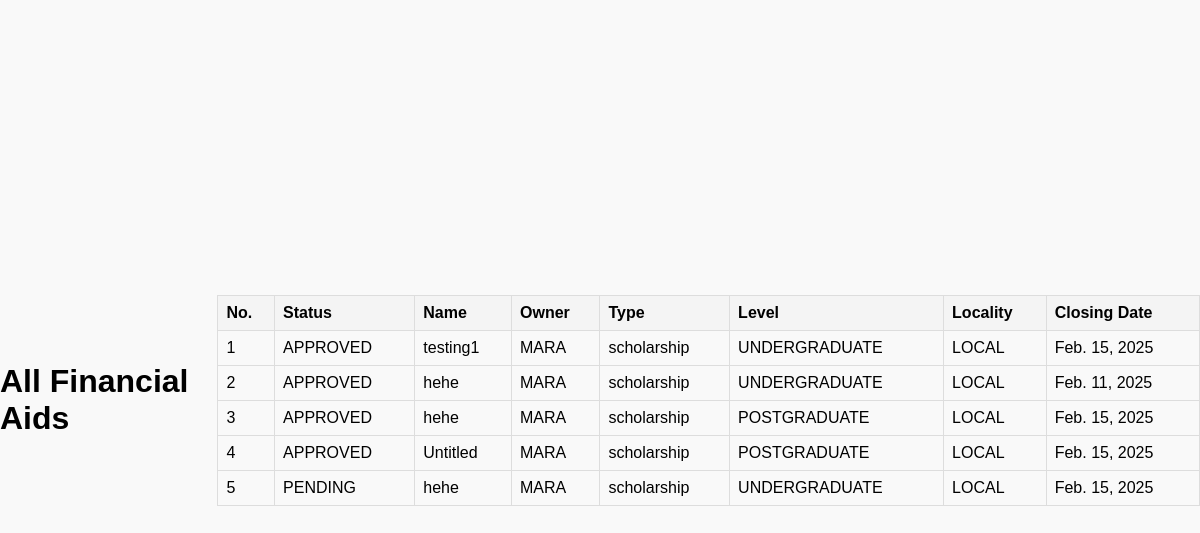
The app's page /programs/allaid/, older data.
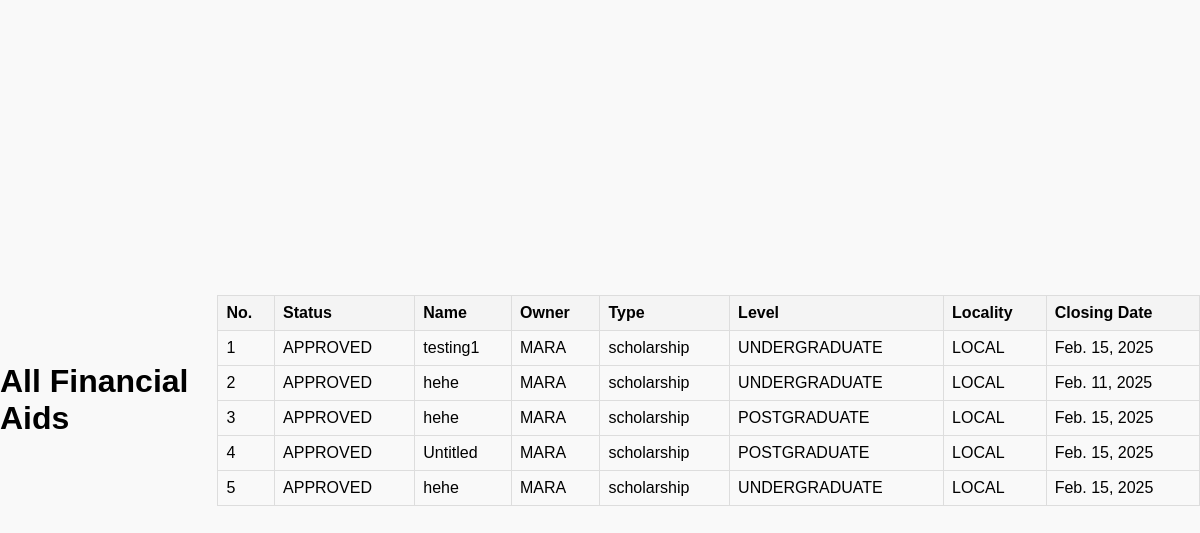
The same page, newer data.
### programs/models.py (models this page shows, shortened)
class AidProgram(models.Model):
    STATUS_CHOICES = [
        ('OPEN', 'Open'),
        ('CLOSE', 'Close'),
    ]
    LOCALITY_CHOICES = [
        ('LOCAL', 'Local'),
        ('INTERNATIONAL', 'International'),
    ]
    LEVEL_CHOICES = [
        ('UNDERGRADUATE', 'Undergraduate'),
        ('POSTGRADUATE', 'Postgraduate'),
    ]
    APPROVAL_CHOICES = [
        ('PENDING', 'Pending'),
        ('APPROVED', 'Approved'),
        ('REJECTED', 'Rejected'),
    ]
    name = models.CharField(max_length=255)
    owner = models.CharField(max_length=255)
    aid_type = models.CharField(max_length=100)
    level = models.CharField(max_length=20, choices=LEVEL_CHOICES)
    locality = models.CharField(max_length=20, choices=LOCALITY_CHOICES)
    status = models.CharField(max_length=10, choices=STATUS_CHOICES, default='OPEN')
    eligibility = models.TextField(blank=True, null=True)
    closing_date = models.DateField()
    required_documents = models.TextField(blank=True, null=True)
    total_funds = models.DecimalField(max_digits=12, decimal_places=2, null=True, blank=True)
    proposed_by = models.ForeignKey(settings.AUTH_USER_MODEL, on_delete=models.CASCADE, null=True, blank=True)
    approval_status = models.CharField(max_length=10, choices=APPROVAL_CHOICES, default='PENDING')

### programs/views.py (the view)
# urls.py: path('allaid/', all_aid_list, name='all_aid_list'),
def all_aid_list(request):
    aids = AidProgram.objects.all()
    return render(request, 'all_aids.html', {'all_aids': aids})

### programs/templates/all_aids.html (shortened to what this page needs)
{% extends 'base.html' %}
{% block content %}
<!DOCTYPE html>
<html lang="en">
<head>
</head>
<body>
    <h1>All Financial Aids</h1>
    <table>
        <thead>
            <tr>
                <th>No.</th>
                <th>Status</th>
                <th>Name</th>
                <th>Owner</th>
                <th>Type</th>
                <th>Level</th>
                <th>Locality</th>
                <th>Closing Date</th>
            </tr>
        </thead>
        <tbody>
            {% for aid in all_aids %}
            <tr>
                <td>{{ forloop.counter }}</td>
                <td>{{ aid.approval_status }}</td>
                <td>{{ aid.name }}</td>
                <td>{{ aid.owner }}</td>
                <td>{{ aid.aid_type }}</td>
                <td>{{ aid.level }}</td>
                <td>{{ aid.locality }}</td>
                <td>{{ aid.closing_date }}</td>
            </tr>
            {% empty %}
            <tr>
                <td colspan="8">No financial aids available.</td>
            </tr>
            {% endfor %}
        </tbody>
    </table>
</body>
</html>
{% endblock %}

Row changes from the older to the newer data that the page shows:
changed AidProgram (number 5 of 5 on the later page): approval_status "PENDING" → "APPROVED"
